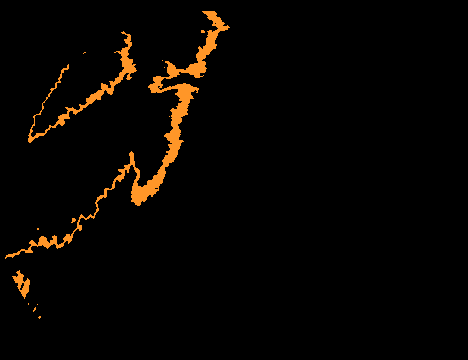
#> input picture gods-eye-view/research/takur-ghar/overlay_chalk2.png, 468 x 360 px
$ python -i core.py   (imports and definitions only)   (older library calls are emulated)
#> lines starting #> are read from the running program, lines starting #| are printed output that depends on the picture; after the words box and inside, x2 and y2 are one past the last pixel; in counts of white or black regions, pixels touching at a corner belong together
#> further down, picture is the input picture: shape (360, 468, 3); mean B, G, R 1.2, 4.4, 7.5
"""
Core image processing
Core image processing engine with image processing and enhancement.
"""

import cv2
import numpy as np
from pathlib import Path
import logging
from typing import List, Tuple, Optional

logger = logging.getLogger(__name__)


class ImageRestorer:
    """Core image restoration engine."""

    def __init__(self, config: Optional[dict] = None):
        """Initialize the restoration engine.

        Args:
            config: Configuration dictionary with restoration parameters
        """
        self.config = config or self._default_config()

    def _default_config(self) -> dict:
        """Get default restoration configuration."""
        return {
            'denoise_strength': 10,
            'contrast_limit': 2.0,
            'sharpening_kernel': 'unsharp',
            'bilateral_d': 9,
            'bilateral_sigma_color': 75,
            'bilateral_sigma_space': 75,
        }

    # [57 lines left out: functions load_image, save_image, denoise, not called in this run]

    def enhance_contrast(self, image: np.ndarray, method: str = 'clahe') -> np.ndarray:
        """Enhance contrast of image.

        Args:
            image: Input image
            method: Enhancement method ('clahe', 'histogram', 'levels')

        Returns:
            Contrast-enhanced image
        """
#> called with method = 'clahe'
        if image.ndim == 3:
            # Convert BGR to LAB for better processing
            lab = cv2.cvtColor(image, cv2.COLOR_BGR2LAB)
#> lab: shape (360, 468, 3); mean of channels 0, 1, 2 5.4, 128.9, 130
            l, a, b = cv2.split(lab)
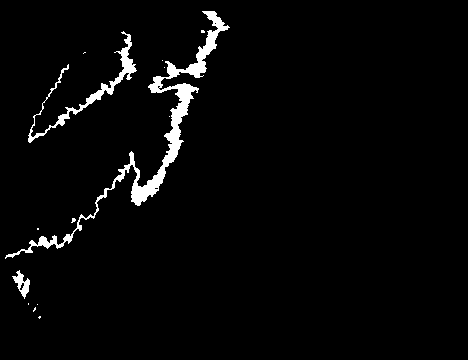
#> l: shape (360, 468); values 0 (black) and 183 (white), 2.9% white; 14 white regions (11 under 20 px), largest, box (x1, y1, x2, y2) and area: (5, 11, 230, 259) 3577, (28, 31, 137, 143) 1119, (12, 270, 30, 299) 217
        else:
            l = image

        if method == 'clahe':
            # Contrast Limited Adaptive Histogram Equalization
            clahe = cv2.createCLAHE(
                clipLimit=self.config['contrast_limit'],
                tileGridSize=(8, 8)
            )
            enhanced_l = clahe.apply(l)
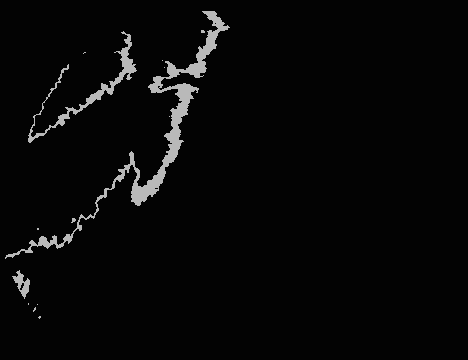
#> enhanced_l: shape (360, 468); min 3, max 186, mean 8.4
        elif method == 'histogram':
            # Standard histogram equalization
            enhanced_l = cv2.equalizeHist(l)
        else:
            enhanced_l = l

        if image.ndim == 3:
            enhanced = cv2.merge([enhanced_l, a, b])
#> enhanced: shape (360, 468, 3); mean of channels 0, 1, 2 8.4, 128.9, 130
            enhanced = cv2.cvtColor(enhanced, cv2.COLOR_LAB2BGR)
        else:
            enhanced = enhanced_l

        logger.debug(f"Enhanced contrast using {method}")
        return enhanced

    # [80 lines left out: functions sharpen, binarize, restore, not called in this run]

>>> import cv2
>>> picture = cv2.imread('../gods-eye-view/research/takur-ghar/overlay_chalk2.png')
>>> result = ImageRestorer().enhance_contrast(picture)

$ run again, on gods-eye-view/research/takur-ghar/overlay_obl.png
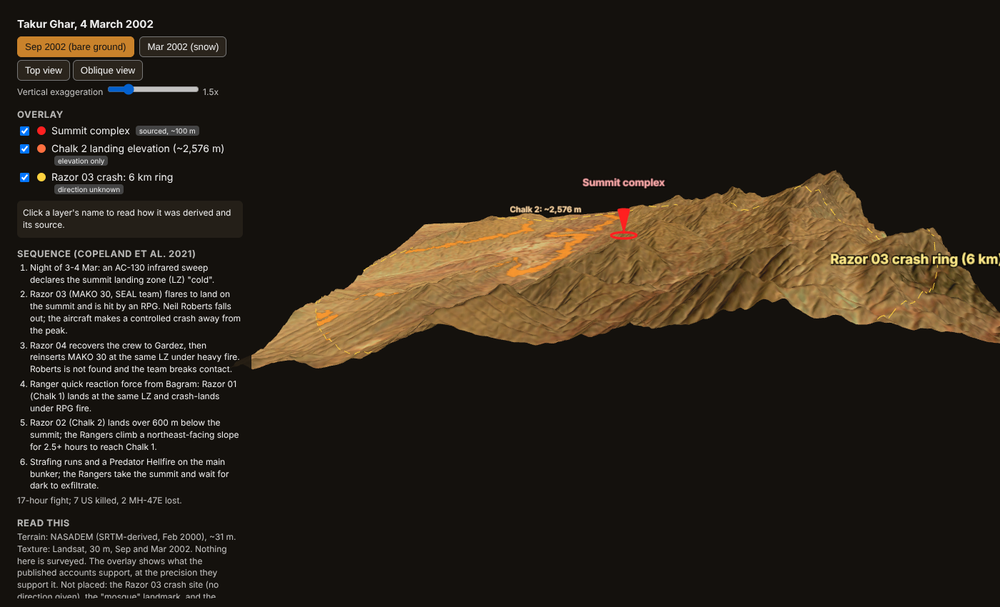
#> input picture gods-eye-view/research/takur-ghar/overlay_obl.png, 1000 x 607 px, shrunk from 1400 x 850 before the run
#> picture is the input picture: shape (607, 1000, 3); mean B, G, R 23.9, 33.8, 41.5
#> lab: shape (607, 1000, 3); mean of channels 0, 1, 2 32.3, 130.8, 134.1
#> in enhance_contrast, `l, a, b = cv2.split(lab)`:
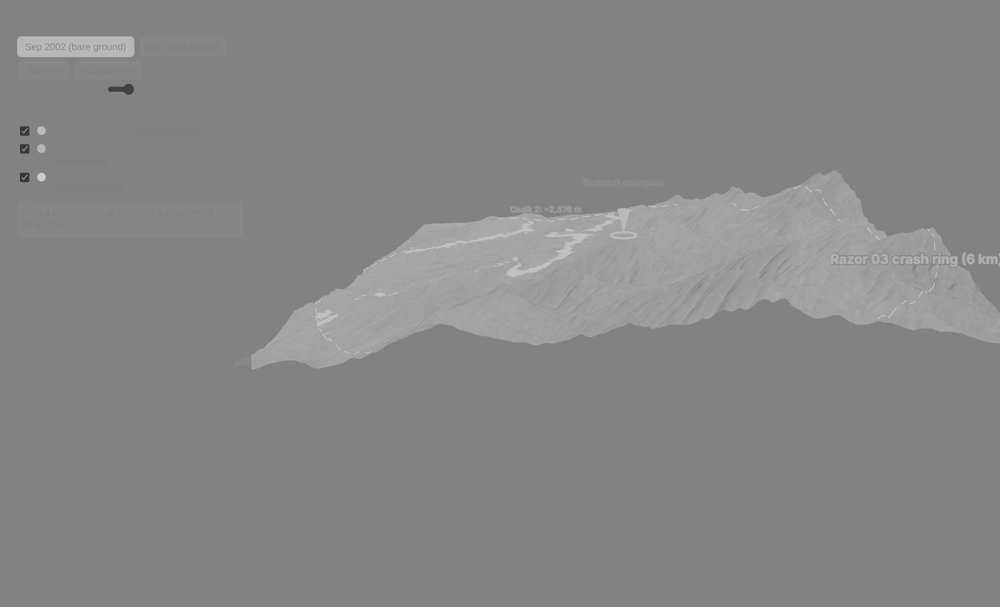
#> b: shape (607, 1000); min 48, max 204, mean 134.1
#> in enhance_contrast, `enhanced = cv2.cvtColor(enhanced, cv2.COLOR_LAB2BGR)`:
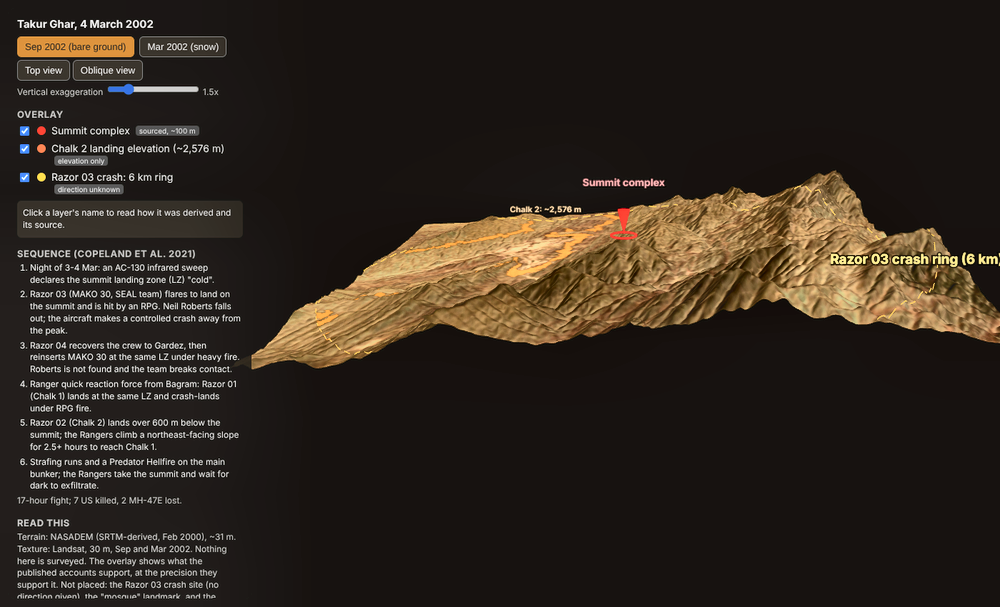
#> enhanced: shape (607, 1000, 3); mean B, G, R 30.4, 38.9, 48.1

$ run again, on gods-eye-view/research/takur-ghar/overlay_top_mar.png
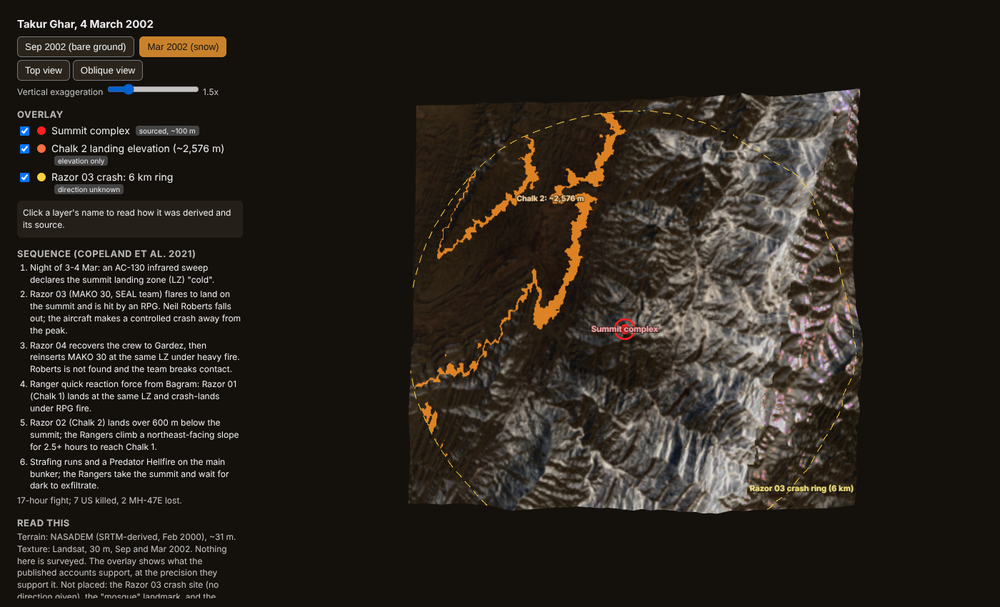
#> input picture gods-eye-view/research/takur-ghar/overlay_top_mar.png, 1000 x 607 px, shrunk from 1400 x 850 before the run
#> picture is the input picture: shape (607, 1000, 3); mean B, G, R 29.7, 35.8, 41.2
#> lab: shape (607, 1000, 3); mean of channels 0, 1, 2 34.7, 130.2, 132
#> in enhance_contrast, `l, a, b = cv2.split(lab)`:
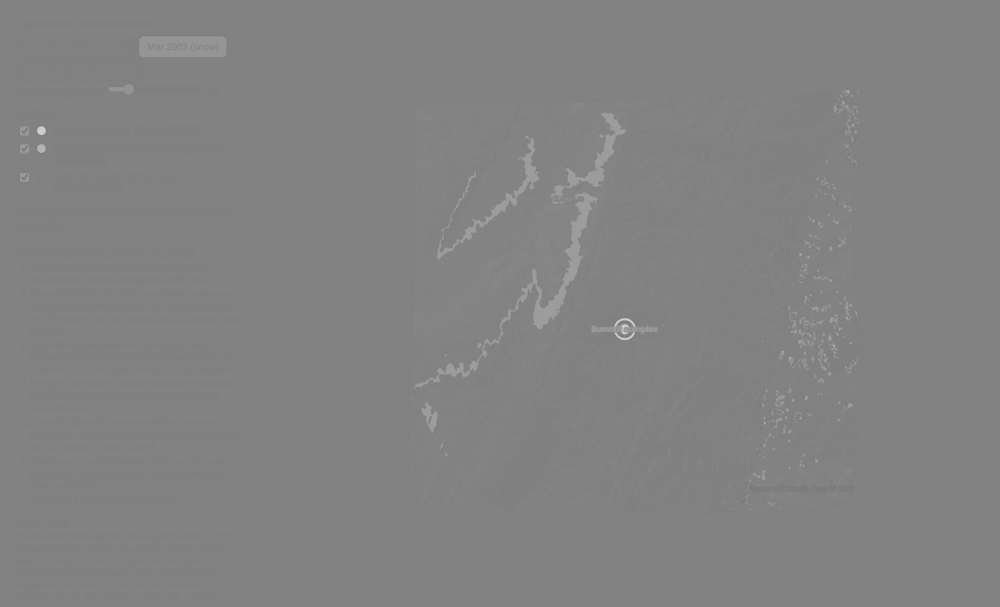
#> a: shape (607, 1000); min 118, max 206, mean 130.2
#> in enhance_contrast, `enhanced = cv2.cvtColor(enhanced, cv2.COLOR_LAB2BGR)`:
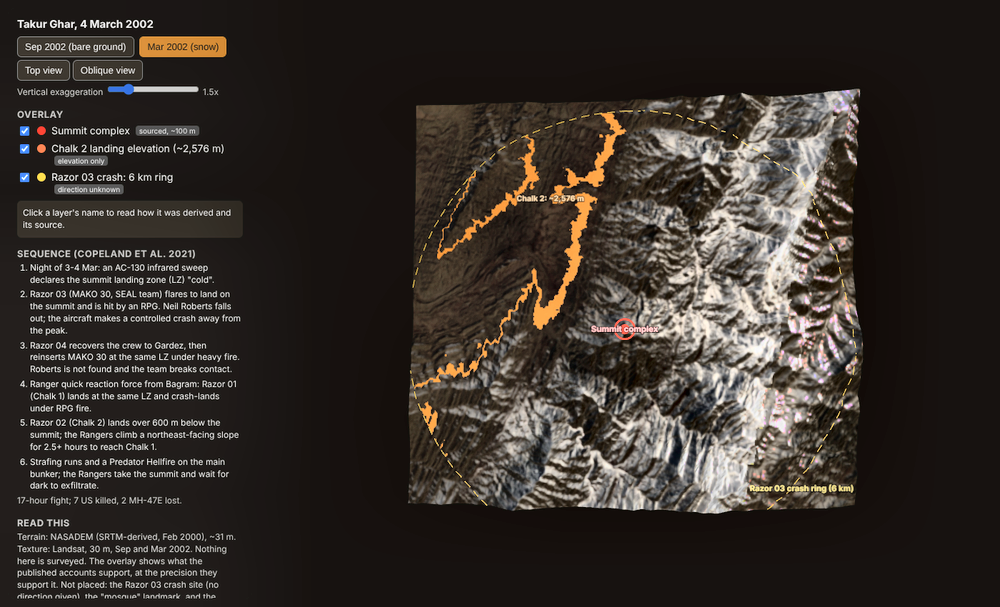
#> enhanced: shape (607, 1000, 3); mean B, G, R 41.9, 47.1, 54
